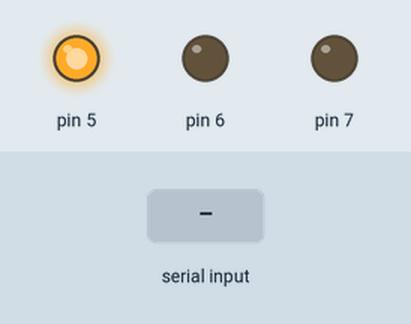
Simulated run of this sketch. Board: Arduino Uno, built with avr-gcc and run on an emulated ATmega328P. On the bench: output pins drawn as LEDs (lit = HIGH). The inputs (shaded band) are chosen by the test bench. What the sketch prints to the serial monitor is not drawn.

Above: at 1.3 s.
1.4 s: "90,45\n" received over Serial
At 3.3 s:
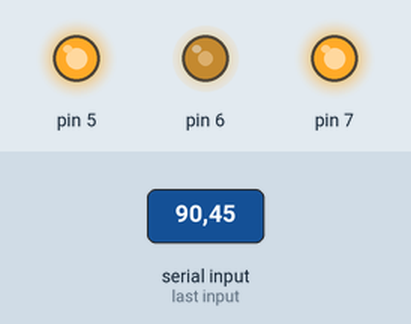
4.2 s: "p90\n" received over Serial
At 5.1 s:
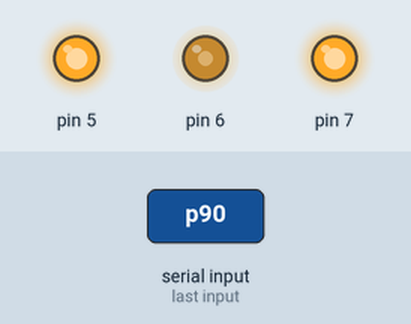
7.2 s: byte 112 ('p') received over Serial
At 8.4 s:
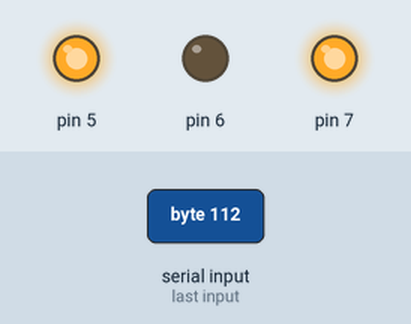
8.7 s: "5\n" received over Serial
At 9.4 s:
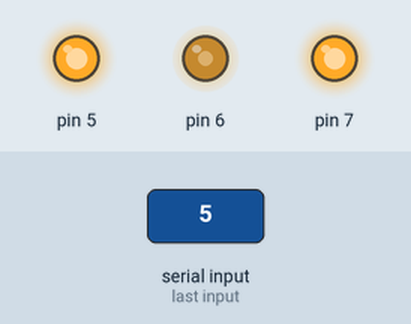
11.7 s: "30,150\n" received over Serial
At 12.4 s:
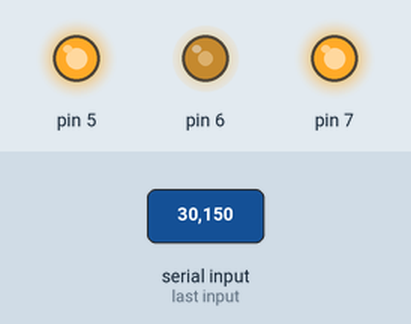
14.5 s: "p\n" received over Serial
Timing chart, 0 to 17.0 s (numbered marks = the images above; inputs shaded):
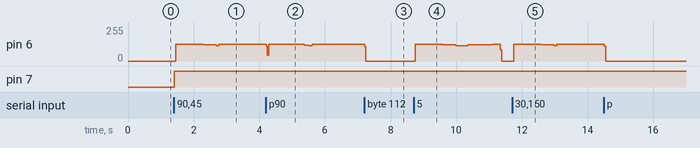

Measured:
- after the input at 1.4 s, pin 6: 0/255 → 127/255 after 0.05 s, → 121/255 0.84 s later, → 115/255 0.40 s later, → 125/255 0.08 s later; pin 7: LOW → HIGH at once
- after the input at 4.2 s, pin 6: 125/255 → 126/255 at once, → 120/255 1.2 s later, → 114/255 0.16 s later, → 125/255 0.08 s later
- after the input at 7.2 s, pin 6: 125/255 → 0/255 at once
- after the input at 8.7 s, pin 6: 0/255 → 127/255 after 0.05 s, → 121/255 0.84 s later, → 115/255 0.40 s later, → 121/255 0.36 s later, … (6 changes in this stretch)
- after the input at 11.7 s, pin 6: 0/255 → 127/255 after 0.05 s, → 121/255 0.84 s later, → 115/255 0.40 s later, → 125/255 0.08 s later

The sketch:

Servicer_Bulldozer_V1_split.ino
```cpp
#include "BulldozerMotor.h"

// 핀 배선: dir = 7, step = 6, en = 5
BulldozerMotor motor(7, 6, 5);

void setup() {
  motor.begin();

  Serial.begin(9600);
  Serial.println("== [BULLDOZER MODE] High-Torque Ball Screw Ready ==");
  Serial.println("이동할 거리(mm)를 입력하세요. (예: 60, -30 등)");
  Serial.println("★★ 구동 중 'p'를 입력하면 긴급 정지합니다. ★★\n");
}

void loop() {
  if (Serial.available() > 0) {
    char checkChar = Serial.peek();

    // 정지문자/개행은 버림
    if (checkChar == 'p' || checkChar == 'P' || checkChar == '\n' || checkChar == '\r') {
      Serial.read();
      return;
    }

    float targetDistanceMm = Serial.parseFloat();
    if (targetDistanceMm != 0.0) {
      motor.move(targetDistanceMm);  // 부호로 방향 자동 결정
    }
  }
}
```

BulldozerMotor.cpp
```cpp
#include "BulldozerMotor.h"

// ── 생성자: 핀 번호 저장 ──
BulldozerMotor::BulldozerMotor(int dirPin, int stepPin, int enPin) {
  _dirPin  = dirPin;
  _stepPin = stepPin;
  _enPin   = enPin;
}

// ── 초기화: 핀 모드 + 드라이버 활성화 ──
void BulldozerMotor::begin() {
  pinMode(_stepPin, OUTPUT);
  pinMode(_dirPin,  OUTPUT);
  pinMode(_enPin,   OUTPUT);
  digitalWrite(_enPin, HIGH);  // 모터 드라이버 활성화
}

// ── 외부 호출: 부호로 방향 결정 후 이송 ──
void BulldozerMotor::move(float distanceMm) {
  if (distanceMm > 0) {
    Serial.print(">> 정방향 불도저 이송 시작: ");
    Serial.print(distanceMm);
    Serial.println(" mm");
    _moveMotor(HIGH, distanceMm);
  }
  else if (distanceMm < 0) {
    Serial.print(">> 역방향 불도저 이송 시작: ");
    Serial.print(-distanceMm);
    Serial.println(" mm");
    _moveMotor(LOW, -distanceMm);
  }
}

// ── 내부: 한 방향 사다리꼴 이송 (원본 V1 로직 그대로) ──
void BulldozerMotor::_moveMotor(int direction, float distanceMm) {
  digitalWrite(_dirPin, direction);
  long totalSteps = distanceMm * STEPS_PER_MM;
  long currentAccelSteps = ACCEL_STEPS;

  if (totalSteps < currentAccelSteps * 2) {
    currentAccelSteps = totalSteps / 2;
  }

  unsigned long startTime = millis();

  for (long i = 0; i < totalSteps; i++) {
    // 8스텝마다 긴급 정지 검사 (연산 최적화 유지)
    if ((i & 7) == 0) {
      if (_checkStop(startTime)) return;
    }

    int currentDelay = TARGET_SPEED_DELAY;
    if (i < currentAccelSteps) {
      currentDelay = map(i, 0, currentAccelSteps, START_SPEED_DELAY, TARGET_SPEED_DELAY);
    }
    else if (i > totalSteps - currentAccelSteps) {
      currentDelay = map(i, totalSteps - currentAccelSteps, totalSteps, TARGET_SPEED_DELAY, START_SPEED_DELAY);
    }

    digitalWrite(_stepPin, HIGH);
    delayMicroseconds(currentDelay);
    digitalWrite(_stepPin, LOW);
    delayMicroseconds(currentDelay);
  }

  unsigned long endTime = millis();
  float actualRunTime = (endTime - startTime) / 1000.0;
  Serial.print(">> 이송 완료. (이동 거리: ");
  Serial.print(distanceMm);
  Serial.print(" mm / 최종 소요 시간: ");
  Serial.print(actualRunTime, 2);
  Serial.println(" 초)\n");
}

// ── 긴급 정지 검사 ──
bool BulldozerMotor::_checkStop(unsigned long startTime) {
  if (Serial.available() > 0) {
    char c = Serial.read();
    if (c == 'p' || c == 'P') {
      float stoppedRunTime = (millis() - startTime) / 1000.0;
      Serial.print("\n[!] 긴급 정지. (실행 시간: ");
      Serial.print(stoppedRunTime, 2);
      Serial.println(" 초)");
      return true;
    }
  }
  return false;
}
```

BulldozerMotor.h
```cpp
#ifndef BULLDOZER_MOTOR_H
#define BULLDOZER_MOTOR_H

#include <Arduino.h>

// V1 (불도저 모드) — 단순 사다리꼴 프로파일. 동작은 원본 그대로, 구조만 분리.
//  800분주비 + 리드 2mm 기준 (STEPS_PER_MM = 800 / 2 = 400)
class BulldozerMotor {
  public:
    BulldozerMotor(int dirPin, int stepPin, int enPin);
    void begin();

    // 거리(mm) 이송. 부호로 방향 결정 (+ 정방향 / - 역방향)
    // 구동 중 시리얼 'p'/'P' 수신 시 긴급 정지
    void move(float distanceMm);

  private:
    int _dirPin;
    int _stepPin;
    int _enPin;

    // ── 튜닝 상수 (V1 값, STEPS_PER_MM만 400으로 보정) ──
    static const int  STEPS_PER_MM       = 400;  // 800분주비 ÷ 리드 2mm = 400 pulse/mm
    static const int  START_SPEED_DELAY  = 1100; // 출발 딜레이 [us] (초반 마찰 돌파)
    static const int  TARGET_SPEED_DELAY = 150;  // 최고속 딜레이 [us] (약 250 RPM 구간)
    static const long ACCEL_STEPS        = 1000; // 가속 구간 스텝 수

    // 한 방향 이송 (방향, 거리 절댓값)
    void _moveMotor(int direction, float distanceMm);

    // 긴급 정지 검사: 정지하면 true 반환
    bool _checkStop(unsigned long startTime);
};

#endif  // BULLDOZER_MOTOR_H
```
